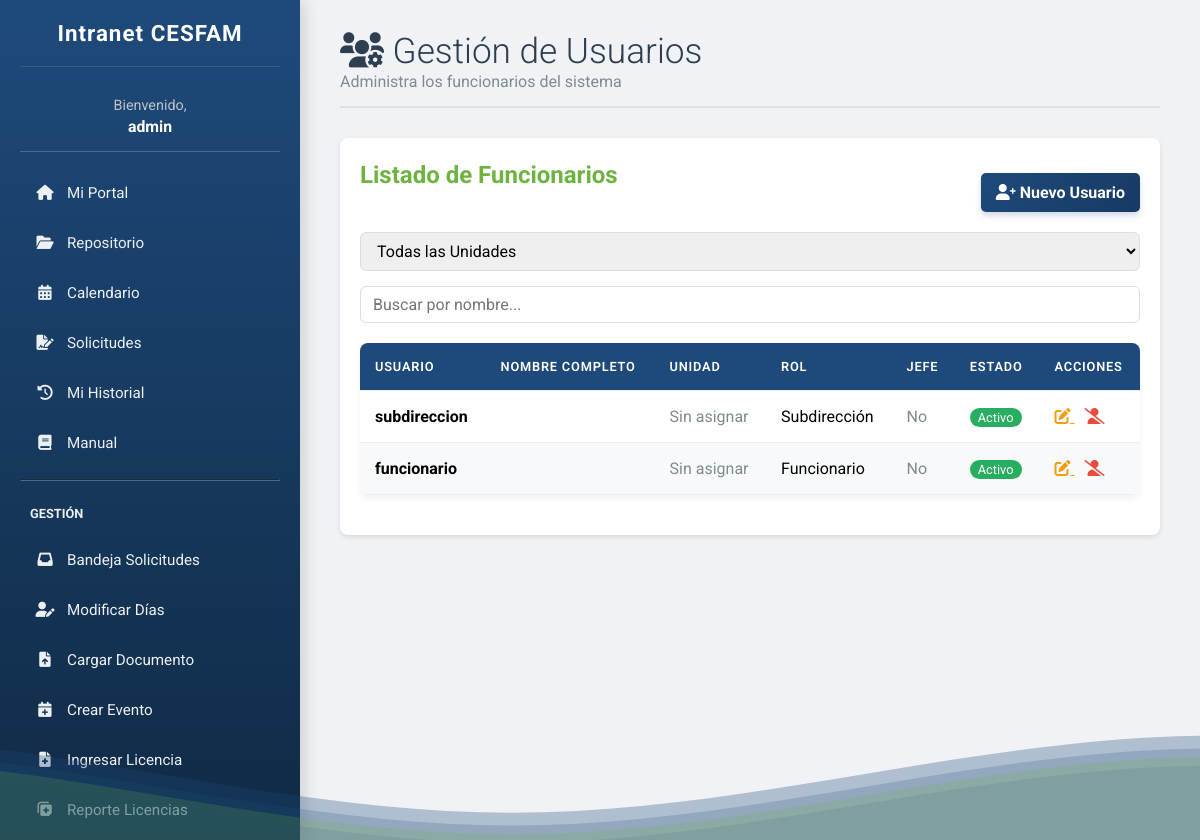
/gestion/usuarios/ (signed in), run on an earlier commit of the app's database.
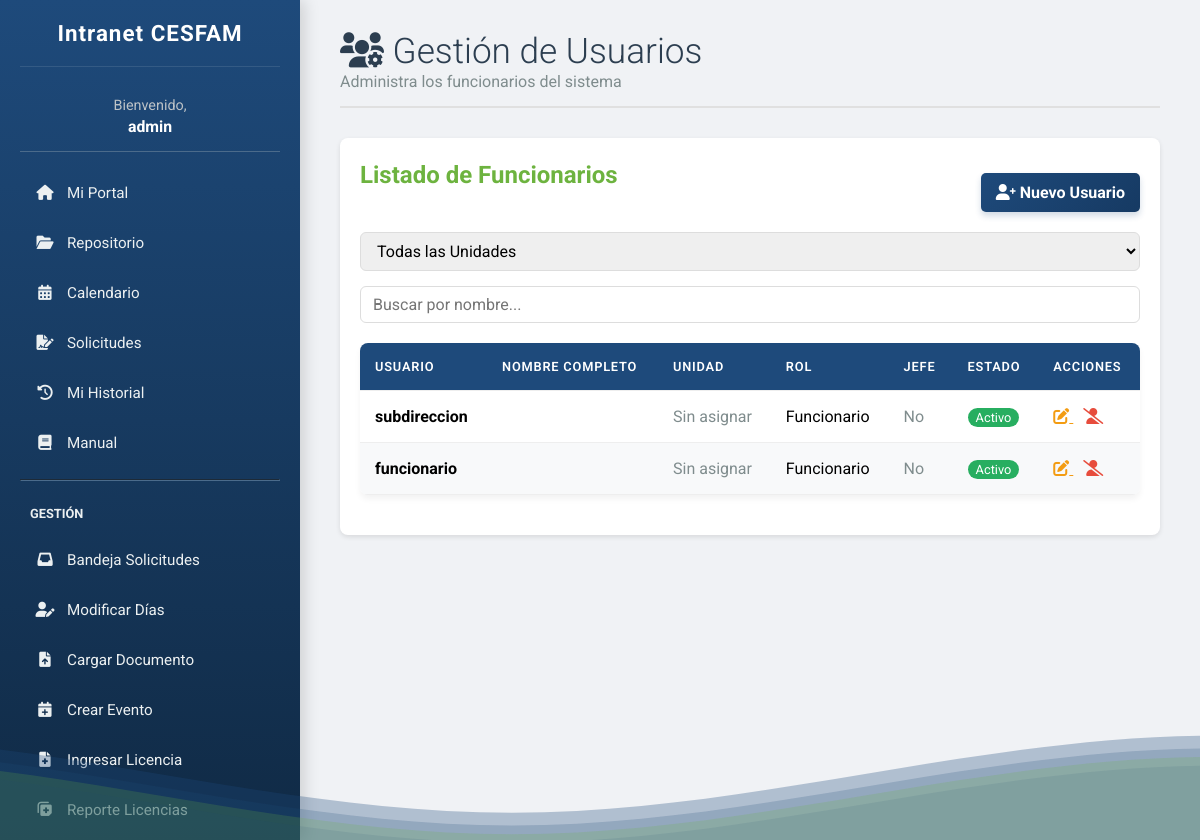
And on a later commit of the database.
### intranet/models.py (models this page shows, shortened)
class Funcionarios(AbstractUser):
    nombre = models.CharField(max_length=100, blank=True)
    id_rol = models.ForeignKey(Roles, on_delete=models.SET_NULL, null=True, blank=True)
    id_unidad = models.ForeignKey(Unidades, on_delete=models.SET_NULL, null=True, blank=True)
    es_jefe_unidad = models.BooleanField(default=False, verbose_name="Es Jefe de Unidad")

class Roles(models.Model):
    nombre_rol = models.CharField(max_length=100, unique=True)
    nivel_jerarquico = models.IntegerField(default=5)
    class Meta:
        verbose_name_plural = "Roles"

### intranet/views.py (the view)
# urls.py: path('gestion/usuarios/', views.gestion_usuarios_view, name='gestion_usuarios'),
@login_required(login_url='login')
def gestion_usuarios_view(request):
    user = request.user
    if not es_subdireccion(user):
        return redirect('dashboard')
    funcionarios = Funcionarios.objects.filter(is_superuser=False).select_related('id_rol', 'id_unidad').order_by('id_unidad__nombre_unidad', 'last_name')
    unidades = Unidades.objects.filter(activa=True).order_by('nombre_unidad')
    roles = Roles.objects.all().order_by('nivel_jerarquico')
    context = {
        'funcionarios': funcionarios,
        'unidades': unidades,
        'roles': roles,
    }
    return render(request, 'gestion_usuarios.html', context)

### intranet/views.py (called while the page is built)
def es_subdireccion(user):
    if user.is_superuser:
        return True
    if user.id_rol:
        return user.id_rol.nivel_jerarquico <= 2  # Director o Subdirección
    return False

### intranet/templates/gestion_usuarios.html (shortened to what this page needs)
{% extends 'base.html' %}
{% block content %}
<header class="header">
    <h1><i class="fas fa-users-cog"></i> Gestión de Usuarios</h1>
    <p style="color: #7f8c8d;">Administra los funcionarios del sistema</p>
</header>
<section class="content-box">
    <div style="display: flex; justify-content: space-between; align-items: center; margin-bottom: 20px;">
        <h2>Listado de Funcionarios</h2>
        <a href="{% url 'crear_usuario' %}" class="action-button" style="text-decoration: none;">
            <i class="fas fa-user-plus"></i> Nuevo Usuario
        </a>
    </div>
    <div style="margin-bottom: 20px; display: flex; gap: 15px; flex-wrap: wrap;">
        <select id="filtroUnidad" onchange="filtrarTabla()" style="padding: 8px 12px; border-radius: 6px; border: 1px solid #ddd;">
            <option value="">Todas las Unidades</option>
        </select>
        <input type="text" id="buscarUsuario" onkeyup="filtrarTabla()" placeholder="Buscar por nombre..."
               style="padding: 8px 12px; border-radius: 6px; border: 1px solid #ddd; min-width: 200px;">
    </div>
    {% if funcionarios %}
    <table class="data-table" id="tablaUsuarios">
        <thead>
            <tr>
                <th>Usuario</th>
                <th>Nombre Completo</th>
                <th>Unidad</th>
                <th>Rol</th>
                <th>Jefe</th>
                <th>Estado</th>
                <th>Acciones</th>
            </tr>
        </thead>
        <tbody>
            {% for func in funcionarios %}
            <tr data-unidad="{{ func.id_unidad.nombre_unidad|default:'' }}">
                <td><strong>{{ func.username }}</strong></td>
                <td>{{ func.first_name }} {{ func.last_name }}</td>
                <td>
                    {% if func.id_unidad %}
                    <span style="background-color: #3498db; color: white; padding: 2px 8px; border-radius: 12px; font-size: 0.8em;">
                        {{ func.id_unidad.nombre_unidad }}
                    </span>
                    {% else %}
                    <span style="color: #7f8c8d;">Sin asignar</span>
                    {% endif %}
                </td>
                <td>{{ func.id_rol.nombre_rol|default:"Sin rol" }}</td>
                <td>
                    {% if func.es_jefe_unidad %}
                    <span style="color: #27ae60;"><i class="fas fa-check-circle"></i> Sí</span>
                    {% else %}
                    <span style="color: #7f8c8d;">No</span>
                    {% endif %}
                </td>
                <td>
                    {% if func.is_active %}
                    <span style="background-color: #27ae60; color: white; padding: 2px 8px; border-radius: 12px; font-size: 0.8em;">Activo</span>
                    {% else %}
                    <span style="background-color: #e74c3c; color: white; padding: 2px 8px; border-radius: 12px; font-size: 0.8em;">Inactivo</span>
                    {% endif %}
                </td>
                <td>
                    <a href="{% url 'editar_usuario' func.pk %}" style="color: #f39c12; margin-right: 10px;" title="Editar">
                        <i class="fas fa-edit"></i>
                    </a>
                    <a href="{% url 'toggle_usuario' func.pk %}"
                       style="color: {% if func.is_active %}#e74c3c{% else %}#27ae60{% endif %};"
                       onclick="return confirm('¿{% if func.is_active %}Desactivar{% else %}Activar{% endif %} este usuario?');"
                       title="{% if func.is_active %}Desactivar{% else %}Activar{% endif %}">
                        <i class="fas fa-{% if func.is_active %}user-slash{% else %}user-check{% endif %}"></i>
                    </a>
                </td>
            </tr>
            {% endfor %}
        </tbody>
    </table>
    {% else %}
    <p class="no-data">No hay funcionarios registrados.</p>
    {% endif %}
</section>
{% endblock %}

What changed in the data, as far as the page shows it:
changed Funcionarios "subdireccion": id_rol.nombre_rol "Subdirección" → "Funcionario"
